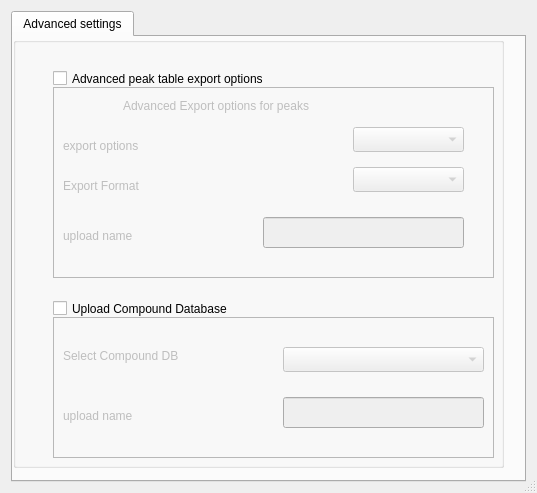
<?xml version="1.0" encoding="UTF-8"?>
<ui version="4.0">
 <class>AdvancedSettings</class>
 <widget class="QDialog" name="AdvancedSettings">
  <property name="geometry">
   <rect>
    <x>0</x>
    <y>0</y>
    <width>537</width>
    <height>493</height>
   </rect>
  </property>
  <property name="sizeIncrement">
   <size>
    <width>0</width>
    <height>0</height>
   </size>
  </property>
  <property name="windowTitle">
   <string>AdvancedSettings</string>
  </property>
  <property name="sizeGripEnabled">
   <bool>true</bool>
  </property>
  <layout class="QVBoxLayout" name="verticalLayout">
   <item>
    <widget class="QTabWidget" name="tabwidget">
     <property name="currentIndex">
      <number>0</number>
     </property>
     <widget class="QWidget" name="advanced_options">
      <attribute name="title">
       <string>Advanced settings</string>
      </attribute>
      <widget class="QGroupBox" name="groupBox">
       <property name="geometry">
        <rect>
         <x>0</x>
         <y>0</y>
         <width>491</width>
         <height>431</height>
        </rect>
       </property>
       <property name="title">
        <string/>
       </property>
       <widget class="QFrame" name="upload_peaks_frame">
        <property name="enabled">
         <bool>false</bool>
        </property>
        <property name="geometry">
         <rect>
          <x>40</x>
          <y>50</y>
          <width>441</width>
          <height>191</height>
         </rect>
        </property>
        <property name="autoFillBackground">
         <bool>false</bool>
        </property>
        <property name="frameShape">
         <enum>QFrame::StyledPanel</enum>
        </property>
        <property name="frameShadow">
         <enum>QFrame::Plain</enum>
        </property>
        <widget class="QLabel" name="label_10">
         <property name="geometry">
          <rect>
           <x>10</x>
           <y>50</y>
           <width>111</width>
           <height>17</height>
          </rect>
         </property>
         <property name="text">
          <string>export options</string>
         </property>
        </widget>
        <widget class="QComboBox" name="comboBox_export_table">
         <property name="geometry">
          <rect>
           <x>300</x>
           <y>40</y>
           <width>111</width>
           <height>25</height>
          </rect>
         </property>
        </widget>
        <widget class="QLabel" name="label_11">
         <property name="geometry">
          <rect>
           <x>10</x>
           <y>90</y>
           <width>101</width>
           <height>17</height>
          </rect>
         </property>
         <property name="text">
          <string>Export Format</string>
         </property>
        </widget>
        <widget class="QComboBox" name="comboBox_export_format">
         <property name="geometry">
          <rect>
           <x>300</x>
           <y>80</y>
           <width>111</width>
           <height>25</height>
          </rect>
         </property>
        </widget>
        <widget class="QLabel" name="label_13">
         <property name="geometry">
          <rect>
           <x>10</x>
           <y>140</y>
           <width>121</width>
           <height>17</height>
          </rect>
         </property>
         <property name="text">
          <string>upload name</string>
         </property>
        </widget>
        <widget class="QLineEdit" name="lineEdit_filename">
         <property name="geometry">
          <rect>
           <x>210</x>
           <y>130</y>
           <width>201</width>
           <height>31</height>
          </rect>
         </property>
        </widget>
        <widget class="QLabel" name="label_3">
         <property name="geometry">
          <rect>
           <x>70</x>
           <y>10</y>
           <width>241</width>
           <height>17</height>
          </rect>
         </property>
         <property name="text">
          <string>Advanced Export options for peaks</string>
         </property>
        </widget>
       </widget>
       <widget class="QCheckBox" name="checkBox_upload_compond_DB">
        <property name="geometry">
         <rect>
          <x>40</x>
          <y>260</y>
          <width>231</width>
          <height>23</height>
         </rect>
        </property>
        <property name="text">
         <string>Upload Compound Database</string>
        </property>
       </widget>
       <widget class="QFrame" name="upload_compound_DB_frame">
        <property name="enabled">
         <bool>false</bool>
        </property>
        <property name="geometry">
         <rect>
          <x>40</x>
          <y>280</y>
          <width>441</width>
          <height>141</height>
         </rect>
        </property>
        <property name="frameShape">
         <enum>QFrame::StyledPanel</enum>
        </property>
        <property name="frameShadow">
         <enum>QFrame::Raised</enum>
        </property>
        <widget class="QLabel" name="label_23">
         <property name="geometry">
          <rect>
           <x>10</x>
           <y>30</y>
           <width>151</width>
           <height>17</height>
          </rect>
         </property>
         <property name="text">
          <string>Select Compound DB</string>
         </property>
        </widget>
        <widget class="QComboBox" name="comboBox_compound_db">
         <property name="geometry">
          <rect>
           <x>230</x>
           <y>30</y>
           <width>201</width>
           <height>25</height>
          </rect>
         </property>
        </widget>
        <widget class="QLabel" name="label_14">
         <property name="geometry">
          <rect>
           <x>10</x>
           <y>90</y>
           <width>151</width>
           <height>17</height>
          </rect>
         </property>
         <property name="text">
          <string>upload name</string>
         </property>
        </widget>
        <widget class="QLineEdit" name="lineEdit_compound_DB_name">
         <property name="geometry">
          <rect>
           <x>230</x>
           <y>80</y>
           <width>201</width>
           <height>31</height>
          </rect>
         </property>
        </widget>
       </widget>
       <widget class="QLabel" name="upload_status">
        <property name="geometry">
         <rect>
          <x>0</x>
          <y>390</y>
          <width>361</width>
          <height>17</height>
         </rect>
        </property>
        <property name="text">
         <string/>
        </property>
       </widget>
       <widget class="QCheckBox" name="checkBox_upload_Peak_Table">
        <property name="geometry">
         <rect>
          <x>40</x>
          <y>30</y>
          <width>431</width>
          <height>23</height>
         </rect>
        </property>
        <property name="text">
         <string>Advanced peak table export options</string>
        </property>
       </widget>
      </widget>
     </widget>
    </widget>
   </item>
  </layout>
 </widget>
 <layoutdefault spacing="6" margin="11"/>
 <tabstops>
  <tabstop>tabwidget</tabstop>
 </tabstops>
 <resources/>
 <connections/>
</ui>
